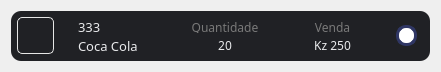
<?xml version="1.0" encoding="UTF-8"?>
<ui version="4.0">
 <class>return_busca</class>
 <widget class="QWidget" name="return_busca">
  <property name="geometry">
   <rect>
    <x>0</x>
    <y>0</y>
    <width>441</width>
    <height>68</height>
   </rect>
  </property>
  <property name="windowTitle">
   <string>Form</string>
  </property>
  <property name="styleSheet">
   <string notr="true">QPushButton{
border: 1px solid rgb(230, 230, 230);
border-radius:5px;}

QLabel{color: rgb(233, 234, 236);}

QLineEdit{
	background-color: transparent; 
	border-radius: 6px;
	border: transparent;
	color: rgb(233, 234, 236);}

QLineEdit:hover{
	background-color: transparent; 
	border: 1px solid rgb(121, 121, 121); 
	color: rgb(233, 234, 236);}

QLineEdit:focus{
	background-color: transparent; 
	border: 1px solid rgb(161, 161, 161); 
	color: rgb(233, 234, 236);}

QFrame{
	background-color: rgb(32, 33, 37);
	border-radius:10px;}

#lbl_venda, #lbl_quantidade, #lbl_valor_percentual
{color: rgb(121, 121, 121)}

#lbl_percentual{
background-color: rgb(230, 230, 230);
color: rgb(0, 0, 0);
border-radius:2px;
margin-left:3px}

QCheckBox{color: rgb(255, 255, 255);}
QCheckBox::indicator {
    border: 3px solid rgb(47, 54, 100);
	width: 15px;
	height: 15px;
	border-radius: 10px;
    background: rgb(255, 255, 255);
}
QCheckBox::indicator:hover {
    border: 3px solid rgb(49, 57, 105);
}
QCheckBox::indicator:checked {
    background: 3px solid rgb(47, 54, 100);
	border: 3px solid rgb(255, 255, 255);
}</string>
  </property>
  <layout class="QVBoxLayout" name="verticalLayout">
   <item>
    <widget class="QFrame" name="frame_registro">
     <property name="minimumSize">
      <size>
       <width>0</width>
       <height>50</height>
      </size>
     </property>
     <property name="maximumSize">
      <size>
       <width>16777215</width>
       <height>50</height>
      </size>
     </property>
     <property name="frameShape">
      <enum>QFrame::StyledPanel</enum>
     </property>
     <property name="frameShadow">
      <enum>QFrame::Raised</enum>
     </property>
     <layout class="QHBoxLayout" name="horizontalLayout_9">
      <property name="spacing">
       <number>19</number>
      </property>
      <property name="leftMargin">
       <number>6</number>
      </property>
      <property name="topMargin">
       <number>0</number>
      </property>
      <property name="rightMargin">
       <number>10</number>
      </property>
      <property name="bottomMargin">
       <number>0</number>
      </property>
      <item>
       <widget class="QPushButton" name="icon_img">
        <property name="minimumSize">
         <size>
          <width>37</width>
          <height>37</height>
         </size>
        </property>
        <property name="maximumSize">
         <size>
          <width>37</width>
          <height>37</height>
         </size>
        </property>
        <property name="text">
         <string/>
        </property>
        <property name="icon">
         <iconset>
          <normaloff>../../../../../../imagem de modelo/transferir-removebg-preview.png</normaloff>../../../../../../imagem de modelo/transferir-removebg-preview.png</iconset>
        </property>
        <property name="iconSize">
         <size>
          <width>60</width>
          <height>60</height>
         </size>
        </property>
       </widget>
      </item>
      <item>
       <widget class="QFrame" name="frame_chave_nome">
        <property name="frameShape">
         <enum>QFrame::StyledPanel</enum>
        </property>
        <property name="frameShadow">
         <enum>QFrame::Raised</enum>
        </property>
        <layout class="QVBoxLayout" name="verticalLayout_10">
         <property name="leftMargin">
          <number>5</number>
         </property>
         <property name="rightMargin">
          <number>0</number>
         </property>
         <item>
          <widget class="QLabel" name="chave">
           <property name="font">
            <font>
             <family>Segoe UI Semibold</family>
             <pointsize>10</pointsize>
            </font>
           </property>
           <property name="text">
            <string>333</string>
           </property>
          </widget>
         </item>
         <item>
          <widget class="QLabel" name="nome_produto">
           <property name="font">
            <font>
             <family>Zilla Slab Medium</family>
             <pointsize>10</pointsize>
            </font>
           </property>
           <property name="text">
            <string>Coca Cola</string>
           </property>
          </widget>
         </item>
        </layout>
       </widget>
      </item>
      <item>
       <widget class="QFrame" name="frame_unidade">
        <property name="minimumSize">
         <size>
          <width>80</width>
          <height>0</height>
         </size>
        </property>
        <property name="maximumSize">
         <size>
          <width>1234567</width>
          <height>16777215</height>
         </size>
        </property>
        <property name="frameShape">
         <enum>QFrame::StyledPanel</enum>
        </property>
        <property name="frameShadow">
         <enum>QFrame::Raised</enum>
        </property>
        <layout class="QVBoxLayout" name="verticalLayout_3">
         <property name="leftMargin">
          <number>10</number>
         </property>
         <property name="topMargin">
          <number>10</number>
         </property>
         <property name="rightMargin">
          <number>10</number>
         </property>
         <property name="bottomMargin">
          <number>10</number>
         </property>
         <item>
          <widget class="QLabel" name="lbl_quantidade">
           <property name="font">
            <font>
             <family>Segoe UI Semibold</family>
            </font>
           </property>
           <property name="text">
            <string>Quantidade</string>
           </property>
           <property name="alignment">
            <set>Qt::AlignCenter</set>
           </property>
          </widget>
         </item>
         <item>
          <widget class="QLabel" name="lbl_quantidade_valor">
           <property name="font">
            <font>
             <family>Segoe UI Semibold</family>
            </font>
           </property>
           <property name="text">
            <string>20</string>
           </property>
           <property name="alignment">
            <set>Qt::AlignCenter</set>
           </property>
          </widget>
         </item>
        </layout>
       </widget>
      </item>
      <item>
       <widget class="QFrame" name="frame_venda">
        <property name="minimumSize">
         <size>
          <width>77</width>
          <height>0</height>
         </size>
        </property>
        <property name="maximumSize">
         <size>
          <width>2345678</width>
          <height>16777215</height>
         </size>
        </property>
        <property name="frameShape">
         <enum>QFrame::StyledPanel</enum>
        </property>
        <property name="frameShadow">
         <enum>QFrame::Raised</enum>
        </property>
        <layout class="QVBoxLayout" name="verticalLayout_4">
         <property name="leftMargin">
          <number>10</number>
         </property>
         <property name="topMargin">
          <number>10</number>
         </property>
         <property name="rightMargin">
          <number>10</number>
         </property>
         <property name="bottomMargin">
          <number>10</number>
         </property>
         <item>
          <widget class="QLabel" name="lbl_venda">
           <property name="font">
            <font>
             <family>Segoe UI Semibold</family>
            </font>
           </property>
           <property name="text">
            <string>Venda</string>
           </property>
           <property name="alignment">
            <set>Qt::AlignCenter</set>
           </property>
          </widget>
         </item>
         <item>
          <widget class="QLabel" name="lbl_venda_valor">
           <property name="font">
            <font>
             <family>Segoe UI Semibold</family>
            </font>
           </property>
           <property name="text">
            <string>Kz 250</string>
           </property>
           <property name="alignment">
            <set>Qt::AlignCenter</set>
           </property>
          </widget>
         </item>
        </layout>
       </widget>
      </item>
      <item>
       <widget class="QCheckBox" name="checkBox">
        <property name="maximumSize">
         <size>
          <width>24</width>
          <height>16777215</height>
         </size>
        </property>
        <property name="text">
         <string/>
        </property>
       </widget>
      </item>
     </layout>
    </widget>
   </item>
  </layout>
 </widget>
 <resources/>
 <connections/>
</ui>
